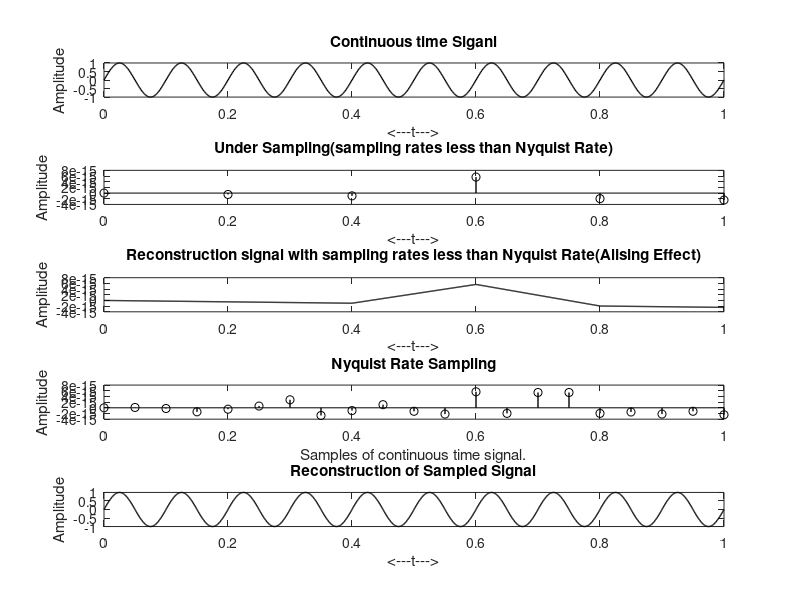

Write MATLAB code to recreate this figure.
clc;
clear all; 
close all;
%%Generate a Continuous time signal with 5Hz Frequency
fm = 10; %%maximum frequency of message signal
dt = 0.001;
t = 0:dt:1;
x = sin(2*pi*fm*t);
subplot(5,1,1);
plot(t,x,'black','LineWidth',1);
xlabel('<---t--->');
ylabel('Amplitude');
title('Continuous time Siganl');
%%Under Sampling....
fs = 5; %%Condition of under sampling -----fs<2fm
nu = 0:(1/fs):1;
xu = sin(2*pi*fm*nu);
subplot(5,1,2);
stem(nu,xu,'black','LineWidth',1);
xlabel('<---t--->');
ylabel('Amplitude');
title('Under Sampling(sampling rates less than Nyquist Rate)');
%%Reconstruction with sampling rates less than Nyquist Rate....
t2 = linspace(0,max(nu),(max(nu)/dt));
xr = interp1(nu,xu,t2);
subplot(5,1,3);
plot(t2,xr,'black','LineWidth',1);
xlabel('<---t--->');
ylabel('Amplitude');
title('Reconstruction signal with sampling rates less than Nyquist Rate(Alising Effect)');
%%Nyquist Rate Sampling
fs = 20; %%Condition of under sampling-----fs=2fm 
nn = 0:(1/fs):1;
xn = sin(2*pi*fm*nn);
subplot(5,1,4);
stem(nn,xn,'black','LineWidth',1);
xlabel('Samples of continuous time signal.');
ylabel('Amplitude');
title('Nyquist Rate Sampling');
%%Reconstruction of Signal
t2 = linspace(0,max(nn),(max(nn)/dt));
xr = interp1(nn,xn,t2);
subplot(5,1,5);
plot(t,x,'black','LineWidth',1);
xlabel('<---t--->');
ylabel('Amplitude');
title('Reconstruction of Sampled Signal');